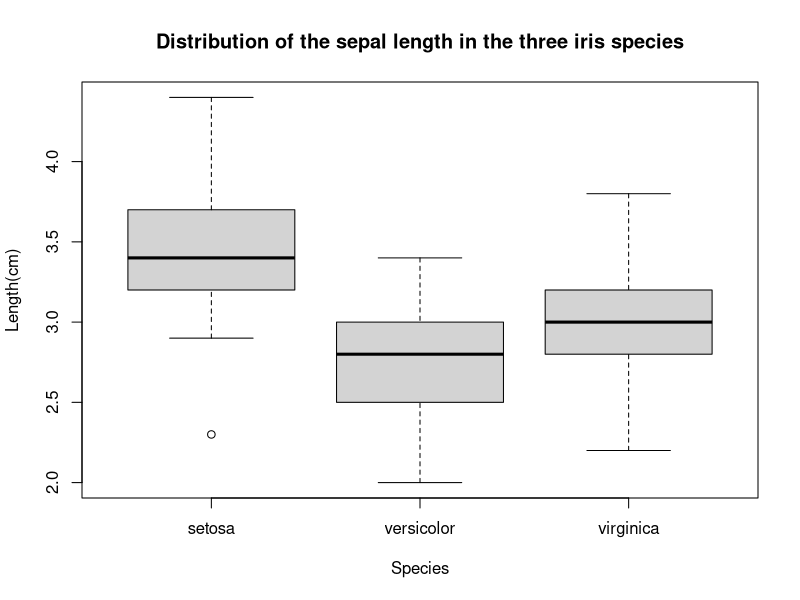

This chart was generated by the following R code:
# Exercise 3: -----------------------------------------------------------------

# 1 Create a function which convert centimeters measures into millimeters and use it on iris data frame to return the sepal length in millimeters.
data(iris)
colnames(iris)=c("sepal.len","sepal.wid","petal.len","petal.wid","species")

convert = function(len.cm){
  len.mm <- len.cm*10
  return(len.mm)
}
convert(iris$sepal.len)
head(iris)

# 2 Create a function which computes the maximal surface of the petal reported in the iris data frame. Add the output in a new column of the iris data frame.
surface = function(length,width){
  max.area <- length*width
  return(max.area)
}
surface(iris$petal.len,iris$petal.wid)

iris$petal.max.area <- surface(length = iris$petal.len, width = iris$petal.wid)
head(iris)

# 3 For each row in the iris data frame, add the maximal length measure in a new column.
for(i in 1:nrow(iris)){
  iris$max.len[i] <- max(iris$sepal.len[i],iris$petal.len[i])
}
head(iris)

# 4 Create a new column in the iris data frame which displays “sepal” following by the corresponding value if the maximal length measure correspond to the sepal length and “petal” following by the corresponding value otherwise.
for(i in 1:nrow(iris)){
  if(iris$max.len[i]==iris$sepal.len[i]){
    iris$part.max[i] <- paste("sepal-",iris$max.len[i])
  }
  else{
    iris$part.max[i] <- paste("petal-",iris$max.len[i])
  }
}
head(iris)


# 5 Use the apply function to answer question 1
lapply(list(iris$sepal.len),convert)

# 6 Use the sapply function to answer question 3
sapply(1:nrow(iris),function(i) max(iris$sepal.len[i],iris$petal.len[i])) 

# 7 Using the sapply and rbind function, create a new row in the iris data frame containing median value of each column.
new_row=sapply(colnames(iris),function(i){
  if(i=="species"){
    return(NA)
  }else{
    return(median(iris[,i]))
  }
}) 
iris_new=rbind(iris,new_row)
data(iris)

# 7 Based on the iris dataset, plot the distribution of the sepal length variable for each specie. To plot need to have appropriate title and axes labels. Save the plot in a pdf file.
pdf(file="seapl_length_distribution.pdf")
boxplot(formula=sepal.wid~species,data=iris,main="Distribution of the sepal length in the three iris species",xlab="Species",ylab="Length(cm)",outline=T)
dev.off()
